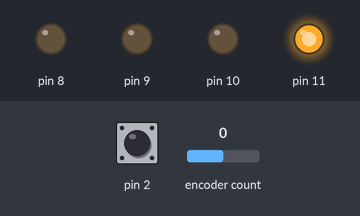
Recording of a sketch running on a simulated Arduino Uno, built with avr-gcc and run on an emulated ATmega328P. Parts: output pins drawn as LEDs (lit = HIGH). Dashed ring = blinking. The test bench sets the inputs (shaded band); at power-on: pin 2 HIGH, encoder count 0.

Above: at 1.2 s.
1.3 s: pin 2 pulled LOW for 3.2 s
At 3.3 s:
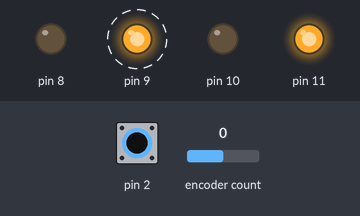
6.1 s: encoder count set to -1
At 7.4 s:
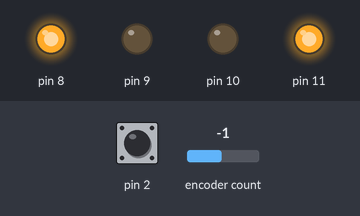
7.7 s: pin 2 pulled LOW for 0.15 s
At 9.05 s:
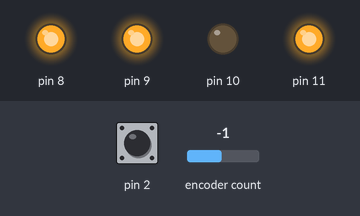
10.6 s: pin 2 pulled LOW for 1 s
At 13.2 s:
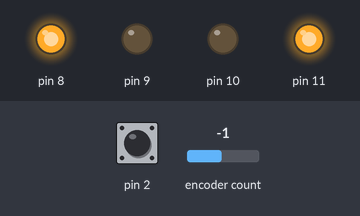
Timing chart, 0 to 14.7 s (numbered marks = the images above; inputs shaded):
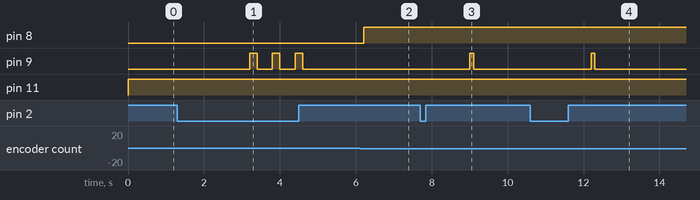

Measured:
- after the input at 1.3 s, pin 9: alternates HIGH for 0.20 s and LOW for 0.40 s, 6 changes in all, then stays LOW, starting after 1.9 s
- after the input at 6.1 s, pin 8: LOW → HIGH after 0.11 s
- after the input at 7.7 s, pin 9: LOW → HIGH after 1.3 s, → LOW 0.10 s later
- after the input at 10.6 s, pin 9: LOW → HIGH after 1.6 s, → LOW 0.10 s later

The sketch:

MusicBox.ino
```cpp
/*
                                      +-----+
         +----[PWR]-------------------| USB |--+
         |                            +-----+  |
         |         GND/RST2  [ ][ ]            |
         |       MOSI2/SCK2  [ ][ ]  A5/SCL[ ] |
         |          5V/MISO2 [ ][ ]  A4/SDA[ ] |
         |                             AREF[ ] |
         |                              GND[ ] |
         | [ ]N/C                    SCK/13[ ] |
         | [ ]IOREF                 MISO/12[ ] |
         | [ ]RST                   MOSI/11[ ]~|   Next / v++
         | [ ]3V3    +---+               10[ ]~|   Repeat
         | [ ]5v    -| A |-               9[ ]~|   Play / Pause
         | [ ]GND   -| R |-               8[ ] |   Prev / v--
         | [ ]GND   -| D |-                    |
         | [ ]Vin   -| U |-               7[ ] |
         |          -| I |-               6[ ]~|
         | [ ]A0    -| N |-               5[ ]~|
         | [ ]A1    -| O |-               4[ ] |
DT       | [ ]A2     +---+           INT1/3[ ]~|
CLK      | [ ]A3                     INT0/2[ ] |   SW
         | [ ]A4/SDA  RST SCK MISO     TX>1[ ] |
         | [ ]A5/SCL  [ ] [ ] [ ]      RX<0[ ] |
         |            [ ] [ ] [ ]              |
         |  UNO_R3    GND MOSI 5V  ____________/
          \_______________________/

          Written by Bram Rausch
*/

//import libraries
#include <ClickEncoder.h>
#include <TimerOne.h>

//variables
ClickEncoder *encoder;
int16_t last, value;

int count = 0;
int pp = 0;

void timerIsr() {
  encoder->service();
}


void setup() {
  encoder = new ClickEncoder(A2, A3, 2); //define A2 as dt pin, A3 as Clk pin and 2 as switch
  for(int i = 8; i < 12; i++){ //configure pin 8,9,10,11 as output
    pinMode(i, OUTPUT);
  }

  Timer1.initialize(1000);
  Timer1.attachInterrupt(timerIsr);

  last = -1;
}

void loop() {
  ClickEncoder::Button b = encoder->getButton();
  value += encoder->getValue();

  if (value != last && pp == 0) { //if encoder rotated
    if(last > value){ //to the left
        digitalWrite(8, HIGH); //Prev / v--
    } else if(last < value){ //to the right
        digitalWrite(11, HIGH); //Next / v++
    }
    count++;
    if(count == 0){ //if encoder isn't rotated
      delay(100); //wait 0.1s
      digitalWrite(8, LOW); //turn all pins low
      digitalWrite(11, LOW);
    }
    last = value;
  } else if(pp == 1){ //when the device is paused always store the current value as last
    last = value;
  } else{ //if encoder isn't rotated
    delay(400); //wait 0.4s
    count = 0; //and stop rotating
  }

  if(b != ClickEncoder::Open && ClickEncoder::Clicked){ //if encoder is clicked
    digitalWrite(9, HIGH); //Play / Pause
    delay(100);
    digitalWrite(9, LOW);
    pp = !pp; //store current Play / Pause state
  }
}
```
